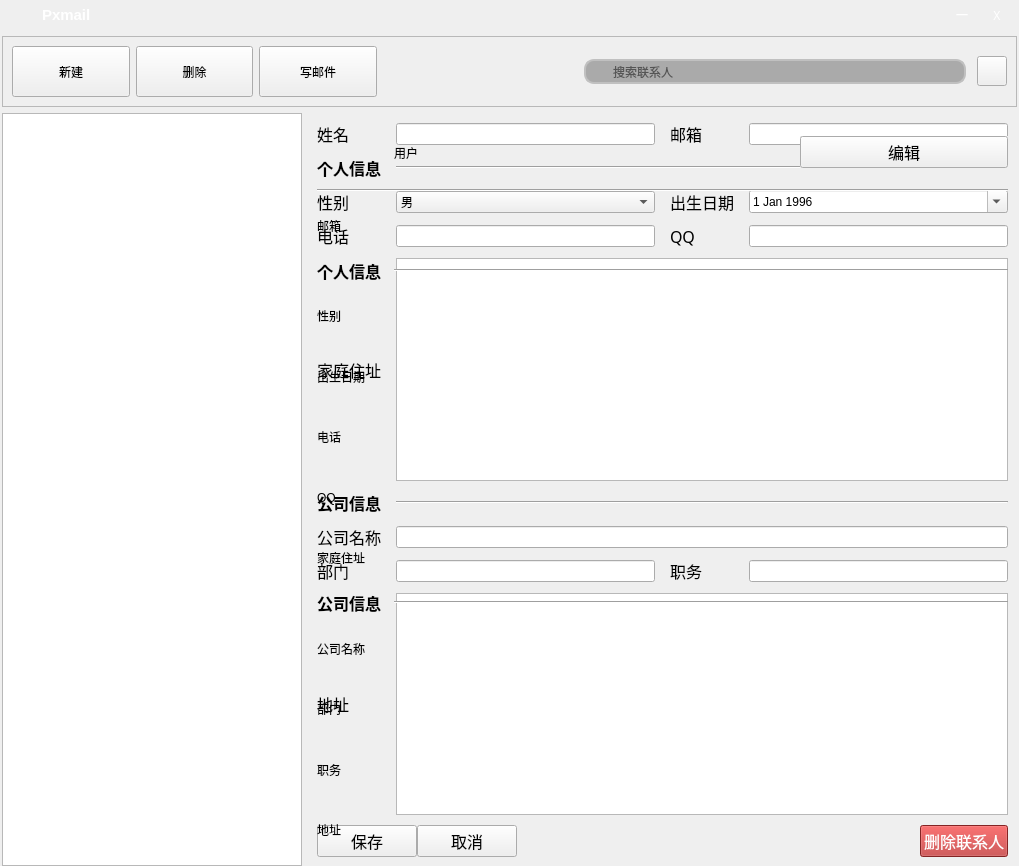
<?xml version="1.0" encoding="UTF-8"?>
<ui version="4.0">
 <class>Form</class>
 <widget class="QWidget" name="Form">
  <property name="geometry">
   <rect>
    <x>0</x>
    <y>0</y>
    <width>1019</width>
    <height>866</height>
   </rect>
  </property>
  <property name="focusPolicy">
   <enum>Qt::StrongFocus</enum>
  </property>
  <property name="contextMenuPolicy">
   <enum>Qt::ActionsContextMenu</enum>
  </property>
  <property name="windowTitle">
   <string>Form</string>
  </property>
  <layout class="QGridLayout" name="gridLayout_3">
   <property name="leftMargin">
    <number>2</number>
   </property>
   <property name="topMargin">
    <number>0</number>
   </property>
   <property name="rightMargin">
    <number>2</number>
   </property>
   <property name="bottomMargin">
    <number>0</number>
   </property>
   <item row="0" column="0" colspan="3">
    <widget class="QWidget" name="widget_3" native="true">
     <property name="minimumSize">
      <size>
       <width>40</width>
       <height>30</height>
      </size>
     </property>
     <property name="maximumSize">
      <size>
       <width>16777215</width>
       <height>30</height>
      </size>
     </property>
     <property name="styleSheet">
      <string notr="true">/*background: rgb(68, 69, 73);*/</string>
     </property>
     <layout class="QHBoxLayout" name="horizontalLayout_10" stretch="1,5,20,1,0">
      <property name="spacing">
       <number>5</number>
      </property>
      <property name="leftMargin">
       <number>5</number>
      </property>
      <property name="topMargin">
       <number>0</number>
      </property>
      <property name="rightMargin">
       <number>5</number>
      </property>
      <property name="bottomMargin">
       <number>0</number>
      </property>
      <item>
       <widget class="QLabel" name="iconlabel">
        <property name="minimumSize">
         <size>
          <width>30</width>
          <height>30</height>
         </size>
        </property>
        <property name="maximumSize">
         <size>
          <width>30</width>
          <height>30</height>
         </size>
        </property>
        <property name="pixmap">
         <pixmap>logo.png</pixmap>
        </property>
        <property name="scaledContents">
         <bool>true</bool>
        </property>
       </widget>
      </item>
      <item>
       <widget class="QLabel" name="label_4">
        <property name="text">
         <string>&lt;html&gt;&lt;head/&gt;&lt;body&gt;&lt;p&gt;&lt;span style=&quot; font-size:11pt; font-weight:600; color:#ffffff;&quot;&gt;Pxmail&lt;/span&gt;&lt;/p&gt;&lt;/body&gt;&lt;/html&gt;</string>
        </property>
       </widget>
      </item>
      <item>
       <spacer name="horizontalSpacer_2">
        <property name="orientation">
         <enum>Qt::Horizontal</enum>
        </property>
        <property name="sizeHint" stdset="0">
         <size>
          <width>751</width>
          <height>20</height>
         </size>
        </property>
       </spacer>
      </item>
      <item>
       <widget class="QLabel" name="labelmin">
        <property name="minimumSize">
         <size>
          <width>30</width>
          <height>30</height>
         </size>
        </property>
        <property name="maximumSize">
         <size>
          <width>30</width>
          <height>30</height>
         </size>
        </property>
        <property name="font">
         <font>
          <family>微软雅黑</family>
         </font>
        </property>
        <property name="styleSheet">
         <string notr="true">QLabel{
   color:white;
	border:0px;
}
QLabel:hover{
   background-color:rgb(255,255,255,50%);
}</string>
        </property>
        <property name="text">
         <string>一</string>
        </property>
        <property name="alignment">
         <set>Qt::AlignCenter</set>
        </property>
       </widget>
      </item>
      <item>
       <widget class="QLabel" name="labelclose">
        <property name="minimumSize">
         <size>
          <width>30</width>
          <height>30</height>
         </size>
        </property>
        <property name="maximumSize">
         <size>
          <width>30</width>
          <height>30</height>
         </size>
        </property>
        <property name="font">
         <font>
          <family>微软雅黑</family>
         </font>
        </property>
        <property name="styleSheet">
         <string notr="true">QLabel{
   color:white;
   border:0px;
}
QLabel:hover{

   background-color:red;

}</string>
        </property>
        <property name="text">
         <string>X</string>
        </property>
        <property name="alignment">
         <set>Qt::AlignCenter</set>
        </property>
       </widget>
      </item>
     </layout>
    </widget>
   </item>
   <item row="1" column="0" rowspan="2" colspan="3">
    <widget class="QFrame" name="frame_2">
     <property name="frameShape">
      <enum>QFrame::StyledPanel</enum>
     </property>
     <property name="frameShadow">
      <enum>QFrame::Raised</enum>
     </property>
     <layout class="QHBoxLayout" name="horizontalLayout_3" stretch="8,4,8,0">
      <item>
       <layout class="QHBoxLayout" name="horizontalLayout_2">
        <item>
         <widget class="QPushButton" name="composeButton">
          <property name="minimumSize">
           <size>
            <width>118</width>
            <height>51</height>
           </size>
          </property>
          <property name="maximumSize">
           <size>
            <width>118</width>
            <height>51</height>
           </size>
          </property>
          <property name="focusPolicy">
           <enum>Qt::NoFocus</enum>
          </property>
          <property name="styleSheet">
           <string notr="true">/*QPushButton{

border: none;

}
QPushButton:hover{
  background-color: qconicalgradient(cx:0.5, cy:0.522909, angle:179.9, stop:0.494318 rgba(181, 225, 250, 255), stop:0.5 rgba(222, 242, 251, 255));

}
QPushButton:pressed{
  background-color: qconicalgradient(cx:0.5, cy:0.522909, angle:179.9, stop:0.494318 rgba(134, 198, 233, 255), stop:0.5 rgba(206, 234, 248, 255));
 
}
*/</string>
          </property>
          <property name="text">
           <string>新建</string>
          </property>
          <property name="icon">
           <iconset>
            <normaloff>send.png</normaloff>send.png</iconset>
          </property>
          <property name="iconSize">
           <size>
            <width>30</width>
            <height>30</height>
           </size>
          </property>
         </widget>
        </item>
        <item>
         <widget class="QPushButton" name="deleteButton">
          <property name="minimumSize">
           <size>
            <width>117</width>
            <height>51</height>
           </size>
          </property>
          <property name="maximumSize">
           <size>
            <width>117</width>
            <height>51</height>
           </size>
          </property>
          <property name="focusPolicy">
           <enum>Qt::NoFocus</enum>
          </property>
          <property name="styleSheet">
           <string notr="true"/>
          </property>
          <property name="text">
           <string>删除</string>
          </property>
          <property name="icon">
           <iconset>
            <normaloff>1refresh_128px_1194515_easyicon.net.png</normaloff>1refresh_128px_1194515_easyicon.net.png</iconset>
          </property>
          <property name="iconSize">
           <size>
            <width>30</width>
            <height>30</height>
           </size>
          </property>
         </widget>
        </item>
        <item>
         <widget class="QPushButton" name="contactlistButton">
          <property name="minimumSize">
           <size>
            <width>118</width>
            <height>51</height>
           </size>
          </property>
          <property name="maximumSize">
           <size>
            <width>118</width>
            <height>51</height>
           </size>
          </property>
          <property name="focusPolicy">
           <enum>Qt::NoFocus</enum>
          </property>
          <property name="styleSheet">
           <string notr="true"/>
          </property>
          <property name="text">
           <string>写邮件</string>
          </property>
          <property name="icon">
           <iconset>
            <normaloff>1point_list_128px_1190662_easyicon.net.png</normaloff>1point_list_128px_1190662_easyicon.net.png</iconset>
          </property>
          <property name="iconSize">
           <size>
            <width>30</width>
            <height>30</height>
           </size>
          </property>
         </widget>
        </item>
       </layout>
      </item>
      <item>
       <spacer name="horizontalSpacer_3">
        <property name="orientation">
         <enum>Qt::Horizontal</enum>
        </property>
        <property name="sizeHint" stdset="0">
         <size>
          <width>205</width>
          <height>20</height>
         </size>
        </property>
       </spacer>
      </item>
      <item>
       <widget class="QFrame" name="frame_3">
        <property name="frameShape">
         <enum>QFrame::NoFrame</enum>
        </property>
        <property name="frameShadow">
         <enum>QFrame::Plain</enum>
        </property>
        <property name="lineWidth">
         <number>1</number>
        </property>
        <layout class="QHBoxLayout" name="horizontalLayout_7">
         <property name="spacing">
          <number>0</number>
         </property>
         <property name="margin">
          <number>5</number>
         </property>
         <item>
          <widget class="QLabel" name="searchlabel">
           <property name="minimumSize">
            <size>
             <width>25</width>
             <height>25</height>
            </size>
           </property>
           <property name="maximumSize">
            <size>
             <width>22</width>
             <height>25</height>
            </size>
           </property>
           <property name="styleSheet">
            <string notr="true">
border:2px solid gray;
border-top-left-radius:10px;
border-bottom-left-radius:10px;
padding:2px 2px;
border-right: none; 
border-color:silver;

background-color: #AAA;
color: #000;</string>
           </property>
           <property name="text">
            <string/>
           </property>
           <property name="pixmap">
            <pixmap>search24.png</pixmap>
           </property>
          </widget>
         </item>
         <item>
          <widget class="QLineEdit" name="searchEdit">
           <property name="minimumSize">
            <size>
             <width>0</width>
             <height>25</height>
            </size>
           </property>
           <property name="sizeIncrement">
            <size>
             <width>0</width>
             <height>24</height>
            </size>
           </property>
           <property name="focusPolicy">
            <enum>Qt::ClickFocus</enum>
           </property>
           <property name="styleSheet">
            <string notr="true">border:2px solid gray;
padding:2px 2px; 
border-left: 0px;
border-right:0px;
border-color:silver;

background-color: #AAA;
    color: #000;
   /*border: 2px solid #555;*/

</string>
           </property>
           <property name="text">
            <string/>
           </property>
           <property name="placeholderText">
            <string>搜索联系人</string>
           </property>
          </widget>
         </item>
         <item>
          <widget class="QLabel" name="Xlabel">
           <property name="minimumSize">
            <size>
             <width>25</width>
             <height>25</height>
            </size>
           </property>
           <property name="maximumSize">
            <size>
             <width>25</width>
             <height>25</height>
            </size>
           </property>
           <property name="styleSheet">
            <string notr="true">
border:2px solid gray;
border-top-right-radius:10px;
border-bottom-right-radius:10px;
padding:2px 2px;
border-color:silver;
border-left:none;


background-color: #AAA;
color: #000;

</string>
           </property>
           <property name="text">
            <string/>
           </property>
           <property name="alignment">
            <set>Qt::AlignCenter</set>
           </property>
          </widget>
         </item>
        </layout>
       </widget>
      </item>
      <item>
       <widget class="QPushButton" name="toolButton">
        <property name="minimumSize">
         <size>
          <width>30</width>
          <height>30</height>
         </size>
        </property>
        <property name="maximumSize">
         <size>
          <width>30</width>
          <height>30</height>
         </size>
        </property>
        <property name="focusPolicy">
         <enum>Qt::NoFocus</enum>
        </property>
        <property name="styleSheet">
         <string notr="true">/*QPushButton {
     
        text-align:  right center;
        padding-left: 3px;
}*/
QPushButton::menu-indicator {
      /*  subcontrol-position: right center;
        subcontrol-origin: padding;
        padding-right: 3px;*/
         image: none; 
}</string>
        </property>
        <property name="icon">
         <iconset>
          <normaloff>Black/arrowBottom.png</normaloff>Black/arrowBottom.png</iconset>
        </property>
       </widget>
      </item>
     </layout>
    </widget>
   </item>
   <item row="3" column="2">
    <widget class="QWidget" name="widgetEdit" native="true">
     <property name="enabled">
      <bool>true</bool>
     </property>
     <property name="cursor">
      <cursorShape>ArrowCursor</cursorShape>
     </property>
     <property name="focusPolicy">
      <enum>Qt::NoFocus</enum>
     </property>
     <property name="acceptDrops">
      <bool>false</bool>
     </property>
     <property name="autoFillBackground">
      <bool>false</bool>
     </property>
     <layout class="QGridLayout" name="gridLayout">
      <property name="horizontalSpacing">
       <number>15</number>
      </property>
      <property name="verticalSpacing">
       <number>10</number>
      </property>
      <item row="8" column="0">
       <widget class="QLabel" name="label_13">
        <property name="font">
         <font>
          <family>黑体</family>
          <pointsize>12</pointsize>
         </font>
        </property>
        <property name="text">
         <string>地址</string>
        </property>
       </widget>
      </item>
      <item row="0" column="0">
       <widget class="QLabel" name="label_14">
        <property name="font">
         <font>
          <family>黑体</family>
          <pointsize>12</pointsize>
         </font>
        </property>
        <property name="text">
         <string>姓名</string>
        </property>
       </widget>
      </item>
      <item row="0" column="1">
       <widget class="QLineEdit" name="Editname">
        <property name="text">
         <string/>
        </property>
       </widget>
      </item>
      <item row="0" column="3">
       <widget class="QLineEdit" name="Editmail"/>
      </item>
      <item row="0" column="2">
       <widget class="QLabel" name="label_3">
        <property name="font">
         <font>
          <family>黑体</family>
          <pointsize>12</pointsize>
         </font>
        </property>
        <property name="text">
         <string>邮箱</string>
        </property>
       </widget>
      </item>
      <item row="2" column="0">
       <widget class="QLabel" name="label_2">
        <property name="font">
         <font>
          <family>黑体</family>
          <pointsize>12</pointsize>
         </font>
        </property>
        <property name="text">
         <string>性别</string>
        </property>
       </widget>
      </item>
      <item row="2" column="1">
       <widget class="QComboBox" name="comboBoxsex">
        <item>
         <property name="text">
          <string>男</string>
         </property>
        </item>
        <item>
         <property name="text">
          <string>女</string>
         </property>
        </item>
       </widget>
      </item>
      <item row="1" column="1" colspan="3">
       <widget class="Line" name="line">
        <property name="orientation">
         <enum>Qt::Horizontal</enum>
        </property>
       </widget>
      </item>
      <item row="1" column="0">
       <widget class="QLabel" name="labelPrivate">
        <property name="font">
         <font>
          <family>黑体</family>
          <pointsize>12</pointsize>
          <weight>75</weight>
          <italic>false</italic>
          <bold>true</bold>
         </font>
        </property>
        <property name="text">
         <string>个人信息</string>
        </property>
       </widget>
      </item>
      <item row="2" column="2">
       <widget class="QLabel" name="label_5">
        <property name="font">
         <font>
          <family>黑体</family>
          <pointsize>12</pointsize>
         </font>
        </property>
        <property name="text">
         <string>出生日期</string>
        </property>
       </widget>
      </item>
      <item row="3" column="1">
       <widget class="QLineEdit" name="Editphone"/>
      </item>
      <item row="2" column="3">
       <widget class="QDateEdit" name="dateEdit">
        <property name="dateTime">
         <datetime>
          <hour>0</hour>
          <minute>0</minute>
          <second>0</second>
          <year>1996</year>
          <month>1</month>
          <day>1</day>
         </datetime>
        </property>
        <property name="calendarPopup">
         <bool>true</bool>
        </property>
       </widget>
      </item>
      <item row="3" column="0">
       <widget class="QLabel" name="label_6">
        <property name="font">
         <font>
          <family>黑体</family>
          <pointsize>12</pointsize>
         </font>
        </property>
        <property name="text">
         <string>电话</string>
        </property>
       </widget>
      </item>
      <item row="3" column="2">
       <widget class="QLabel" name="label_7">
        <property name="font">
         <font>
          <family>黑体</family>
          <pointsize>12</pointsize>
         </font>
        </property>
        <property name="text">
         <string>QQ</string>
        </property>
       </widget>
      </item>
      <item row="3" column="3">
       <widget class="QLineEdit" name="Editqq"/>
      </item>
      <item row="5" column="1" colspan="3">
       <widget class="Line" name="line_2">
        <property name="orientation">
         <enum>Qt::Horizontal</enum>
        </property>
       </widget>
      </item>
      <item row="6" column="0">
       <widget class="QLabel" name="labelcom_2">
        <property name="font">
         <font>
          <family>黑体</family>
          <pointsize>12</pointsize>
         </font>
        </property>
        <property name="text">
         <string>公司名称</string>
        </property>
       </widget>
      </item>
      <item row="4" column="0">
       <widget class="QLabel" name="label_8">
        <property name="font">
         <font>
          <family>黑体</family>
          <pointsize>12</pointsize>
         </font>
        </property>
        <property name="text">
         <string>家庭住址</string>
        </property>
       </widget>
      </item>
      <item row="5" column="0">
       <widget class="QLabel" name="labelCompany">
        <property name="font">
         <font>
          <family>黑体</family>
          <pointsize>12</pointsize>
          <weight>75</weight>
          <bold>true</bold>
         </font>
        </property>
        <property name="text">
         <string>公司信息</string>
        </property>
       </widget>
      </item>
      <item row="7" column="0">
       <widget class="QLabel" name="label_11">
        <property name="font">
         <font>
          <family>黑体</family>
          <pointsize>12</pointsize>
         </font>
        </property>
        <property name="text">
         <string>部门</string>
        </property>
       </widget>
      </item>
      <item row="7" column="3">
       <widget class="QLineEdit" name="Editwork"/>
      </item>
      <item row="7" column="1">
       <widget class="QLineEdit" name="Editpart"/>
      </item>
      <item row="7" column="2">
       <widget class="QLabel" name="label_12">
        <property name="font">
         <font>
          <family>黑体</family>
          <pointsize>12</pointsize>
         </font>
        </property>
        <property name="text">
         <string>职务</string>
        </property>
       </widget>
      </item>
      <item row="4" column="1" colspan="3">
       <widget class="QTextEdit" name="Edithomeadd"/>
      </item>
      <item row="9" column="0" colspan="4">
       <layout class="QHBoxLayout" name="horizontalLayout">
        <item>
         <widget class="QPushButton" name="pushButtonsave">
          <property name="minimumSize">
           <size>
            <width>100</width>
            <height>0</height>
           </size>
          </property>
          <property name="maximumSize">
           <size>
            <width>120</width>
            <height>16777215</height>
           </size>
          </property>
          <property name="font">
           <font>
            <family>黑体</family>
            <pointsize>12</pointsize>
           </font>
          </property>
          <property name="text">
           <string>保存</string>
          </property>
         </widget>
        </item>
        <item>
         <widget class="QPushButton" name="pushButtoncancel">
          <property name="minimumSize">
           <size>
            <width>100</width>
            <height>0</height>
           </size>
          </property>
          <property name="maximumSize">
           <size>
            <width>120</width>
            <height>16777215</height>
           </size>
          </property>
          <property name="font">
           <font>
            <family>黑体</family>
            <pointsize>12</pointsize>
           </font>
          </property>
          <property name="text">
           <string>取消</string>
          </property>
         </widget>
        </item>
        <item>
         <spacer name="horizontalSpacer">
          <property name="orientation">
           <enum>Qt::Horizontal</enum>
          </property>
          <property name="sizeHint" stdset="0">
           <size>
            <width>40</width>
            <height>20</height>
           </size>
          </property>
         </spacer>
        </item>
        <item>
         <widget class="QPushButton" name="pushButtondelete">
          <property name="font">
           <font>
            <family>黑体</family>
            <pointsize>12</pointsize>
           </font>
          </property>
          <property name="styleSheet">
           <string notr="true">
   color:white;




background-color: rgb(185, 50, 50);
</string>
          </property>
          <property name="text">
           <string>删除联系人</string>
          </property>
         </widget>
        </item>
       </layout>
      </item>
      <item row="8" column="1" colspan="3">
       <widget class="QTextEdit" name="Editcomadd"/>
      </item>
      <item row="6" column="1" colspan="3">
       <widget class="QLineEdit" name="Editcom"/>
      </item>
     </layout>
    </widget>
   </item>
   <item row="3" column="1" colspan="2">
    <widget class="QWidget" name="widgetShow" native="true">
     <layout class="QGridLayout" name="gridLayout_2">
      <item row="0" column="0">
       <widget class="QLabel" name="labelimage">
        <property name="minimumSize">
         <size>
          <width>71</width>
          <height>61</height>
         </size>
        </property>
        <property name="maximumSize">
         <size>
          <width>71</width>
          <height>61</height>
         </size>
        </property>
        <property name="text">
         <string/>
        </property>
        <property name="pixmap">
         <pixmap>person.png</pixmap>
        </property>
       </widget>
      </item>
      <item row="7" column="0">
       <widget class="QLabel" name="labelqq">
        <property name="text">
         <string>QQ</string>
        </property>
       </widget>
      </item>
      <item row="2" column="0">
       <widget class="QLabel" name="labelmail">
        <property name="text">
         <string>邮箱</string>
        </property>
       </widget>
      </item>
      <item row="4" column="0">
       <widget class="QLabel" name="labelsex">
        <property name="text">
         <string>性别</string>
        </property>
       </widget>
      </item>
      <item row="3" column="0">
       <widget class="QLabel" name="labelPrivate2">
        <property name="font">
         <font>
          <family>黑体</family>
          <pointsize>12</pointsize>
          <weight>75</weight>
          <italic>false</italic>
          <bold>true</bold>
         </font>
        </property>
        <property name="text">
         <string>个人信息</string>
        </property>
       </widget>
      </item>
      <item row="8" column="0">
       <widget class="QLabel" name="labelhomeadd">
        <property name="text">
         <string>家庭住址</string>
        </property>
       </widget>
      </item>
      <item row="1" column="0" colspan="4">
       <widget class="Line" name="line_3">
        <property name="orientation">
         <enum>Qt::Horizontal</enum>
        </property>
       </widget>
      </item>
      <item row="6" column="0">
       <widget class="QLabel" name="labelphone">
        <property name="text">
         <string>电话</string>
        </property>
       </widget>
      </item>
      <item row="0" column="1" colspan="2">
       <widget class="QLabel" name="labelname">
        <property name="text">
         <string>用户</string>
        </property>
       </widget>
      </item>
      <item row="0" column="3">
       <widget class="QPushButton" name="EditButton">
        <property name="minimumSize">
         <size>
          <width>208</width>
          <height>29</height>
         </size>
        </property>
        <property name="font">
         <font>
          <family>黑体</family>
          <pointsize>12</pointsize>
         </font>
        </property>
        <property name="mouseTracking">
         <bool>false</bool>
        </property>
        <property name="layoutDirection">
         <enum>Qt::LeftToRight</enum>
        </property>
        <property name="autoFillBackground">
         <bool>true</bool>
        </property>
        <property name="text">
         <string>编辑</string>
        </property>
        <property name="autoRepeatDelay">
         <number>300</number>
        </property>
        <property name="autoDefault">
         <bool>false</bool>
        </property>
        <property name="default">
         <bool>false</bool>
        </property>
       </widget>
      </item>
      <item row="5" column="0">
       <widget class="QLabel" name="labelbirth">
        <property name="text">
         <string>出生日期</string>
        </property>
       </widget>
      </item>
      <item row="3" column="1" colspan="3">
       <widget class="Line" name="line_4">
        <property name="orientation">
         <enum>Qt::Horizontal</enum>
        </property>
       </widget>
      </item>
      <item row="2" column="1" colspan="3">
       <widget class="QLabel" name="labelmailtxt">
        <property name="text">
         <string/>
        </property>
       </widget>
      </item>
      <item row="10" column="0">
       <widget class="QLabel" name="labelcom">
        <property name="text">
         <string>公司名称</string>
        </property>
       </widget>
      </item>
      <item row="11" column="0">
       <widget class="QLabel" name="labelpart">
        <property name="text">
         <string>部门</string>
        </property>
       </widget>
      </item>
      <item row="12" column="0">
       <widget class="QLabel" name="labelwork">
        <property name="text">
         <string>职务</string>
        </property>
       </widget>
      </item>
      <item row="13" column="0">
       <widget class="QLabel" name="labelcomadd">
        <property name="text">
         <string>地址</string>
        </property>
       </widget>
      </item>
      <item row="9" column="0">
       <widget class="QLabel" name="labelCompany2">
        <property name="font">
         <font>
          <family>黑体</family>
          <pointsize>12</pointsize>
          <weight>75</weight>
          <bold>true</bold>
         </font>
        </property>
        <property name="text">
         <string>公司信息</string>
        </property>
       </widget>
      </item>
      <item row="9" column="1" colspan="3">
       <widget class="Line" name="line_5">
        <property name="orientation">
         <enum>Qt::Horizontal</enum>
        </property>
       </widget>
      </item>
      <item row="10" column="1" colspan="2">
       <widget class="QLabel" name="labelcomtxt">
        <property name="text">
         <string/>
        </property>
       </widget>
      </item>
      <item row="5" column="1" colspan="2">
       <widget class="QLabel" name="labelbrithtxt">
        <property name="text">
         <string/>
        </property>
       </widget>
      </item>
      <item row="13" column="1" colspan="2">
       <widget class="QLabel" name="labelcomaddtxt">
        <property name="text">
         <string/>
        </property>
       </widget>
      </item>
      <item row="8" column="1" colspan="2">
       <widget class="QLabel" name="labelhomeaddtxt">
        <property name="text">
         <string/>
        </property>
       </widget>
      </item>
      <item row="11" column="1" colspan="2">
       <widget class="QLabel" name="labelparttxt">
        <property name="text">
         <string/>
        </property>
       </widget>
      </item>
      <item row="6" column="1" colspan="2">
       <widget class="QLabel" name="labelphonetxt">
        <property name="text">
         <string/>
        </property>
       </widget>
      </item>
      <item row="7" column="1" colspan="2">
       <widget class="QLabel" name="labelqqtxt">
        <property name="text">
         <string/>
        </property>
       </widget>
      </item>
      <item row="4" column="1" colspan="2">
       <widget class="QLabel" name="labelsextxt">
        <property name="text">
         <string/>
        </property>
       </widget>
      </item>
      <item row="12" column="1" colspan="2">
       <widget class="QLabel" name="labelworktxt">
        <property name="text">
         <string/>
        </property>
       </widget>
      </item>
     </layout>
    </widget>
   </item>
   <item row="3" column="0">
    <widget class="QListWidget" name="listpeople">
     <property name="minimumSize">
      <size>
       <width>300</width>
       <height>0</height>
      </size>
     </property>
     <property name="maximumSize">
      <size>
       <width>300</width>
       <height>16777215</height>
      </size>
     </property>
     <property name="font">
      <font>
       <pointsize>14</pointsize>
      </font>
     </property>
    </widget>
   </item>
  </layout>
 </widget>
 <resources/>
 <connections>
  <connection>
   <sender>EditButton</sender>
   <signal>clicked()</signal>
   <receiver>widgetShow</receiver>
   <slot>hide()</slot>
   <hints>
    <hint type="sourcelabel">
     <x>996</x>
     <y>187</y>
    </hint>
    <hint type="destinationlabel">
     <x>450</x>
     <y>285</y>
    </hint>
   </hints>
  </connection>
  <connection>
   <sender>EditButton</sender>
   <signal>clicked()</signal>
   <receiver>widgetEdit</receiver>
   <slot>show()</slot>
   <hints>
    <hint type="sourcelabel">
     <x>996</x>
     <y>187</y>
    </hint>
    <hint type="destinationlabel">
     <x>585</x>
     <y>360</y>
    </hint>
   </hints>
  </connection>
  <connection>
   <sender>pushButtoncancel</sender>
   <signal>clicked()</signal>
   <receiver>widgetShow</receiver>
   <slot>show()</slot>
   <hints>
    <hint type="sourcelabel">
     <x>536</x>
     <y>842</y>
    </hint>
    <hint type="destinationlabel">
     <x>605</x>
     <y>390</y>
    </hint>
   </hints>
  </connection>
  <connection>
   <sender>pushButtoncancel</sender>
   <signal>clicked()</signal>
   <receiver>widgetEdit</receiver>
   <slot>hide()</slot>
   <hints>
    <hint type="sourcelabel">
     <x>536</x>
     <y>842</y>
    </hint>
    <hint type="destinationlabel">
     <x>585</x>
     <y>400</y>
    </hint>
   </hints>
  </connection>
  <connection>
   <sender>listpeople</sender>
   <signal>itemClicked(QListWidgetItem*)</signal>
   <receiver>Form</receiver>
   <slot>onPeopleSelected()</slot>
   <hints>
    <hint type="sourcelabel">
     <x>160</x>
     <y>493</y>
    </hint>
    <hint type="destinationlabel">
     <x>540</x>
     <y>432</y>
    </hint>
   </hints>
  </connection>
  <connection>
   <sender>composeButton</sender>
   <signal>clicked()</signal>
   <receiver>Form</receiver>
   <slot>onCreatperson()</slot>
   <hints>
    <hint type="sourcelabel">
     <x>96</x>
     <y>86</y>
    </hint>
    <hint type="destinationlabel">
     <x>194</x>
     <y>43</y>
    </hint>
   </hints>
  </connection>
  <connection>
   <sender>deleteButton</sender>
   <signal>clicked()</signal>
   <receiver>Form</receiver>
   <slot>onDeleteperson()</slot>
   <hints>
    <hint type="sourcelabel">
     <x>225</x>
     <y>79</y>
    </hint>
    <hint type="destinationlabel">
     <x>339</x>
     <y>45</y>
    </hint>
   </hints>
  </connection>
  <connection>
   <sender>contactlistButton</sender>
   <signal>clicked()</signal>
   <receiver>Form</receiver>
   <slot>onComposeMail()</slot>
   <hints>
    <hint type="sourcelabel">
     <x>360</x>
     <y>92</y>
    </hint>
    <hint type="destinationlabel">
     <x>480</x>
     <y>46</y>
    </hint>
   </hints>
  </connection>
  <connection>
   <sender>pushButtonsave</sender>
   <signal>clicked()</signal>
   <receiver>Form</receiver>
   <slot>onPeopleSaved()</slot>
   <hints>
    <hint type="sourcelabel">
     <x>375</x>
     <y>826</y>
    </hint>
    <hint type="destinationlabel">
     <x>316</x>
     <y>857</y>
    </hint>
   </hints>
  </connection>
  <connection>
   <sender>EditButton</sender>
   <signal>clicked()</signal>
   <receiver>Form</receiver>
   <slot>onEdit()</slot>
   <hints>
    <hint type="sourcelabel">
     <x>954</x>
     <y>173</y>
    </hint>
    <hint type="destinationlabel">
     <x>540</x>
     <y>432</y>
    </hint>
   </hints>
  </connection>
  <connection>
   <sender>pushButtondelete</sender>
   <signal>clicked()</signal>
   <receiver>Form</receiver>
   <slot>onDeleteperson()</slot>
   <hints>
    <hint type="sourcelabel">
     <x>995</x>
     <y>842</y>
    </hint>
    <hint type="destinationlabel">
     <x>540</x>
     <y>432</y>
    </hint>
   </hints>
  </connection>
 </connections>
 <slots>
  <slot>onPeopleSelected()</slot>
  <slot>onCreatperson()</slot>
  <slot>onDeleteperson()</slot>
  <slot>onComposeMail()</slot>
  <slot>onPeopleSaved()</slot>
  <slot>onEdit()</slot>
 </slots>
</ui>
